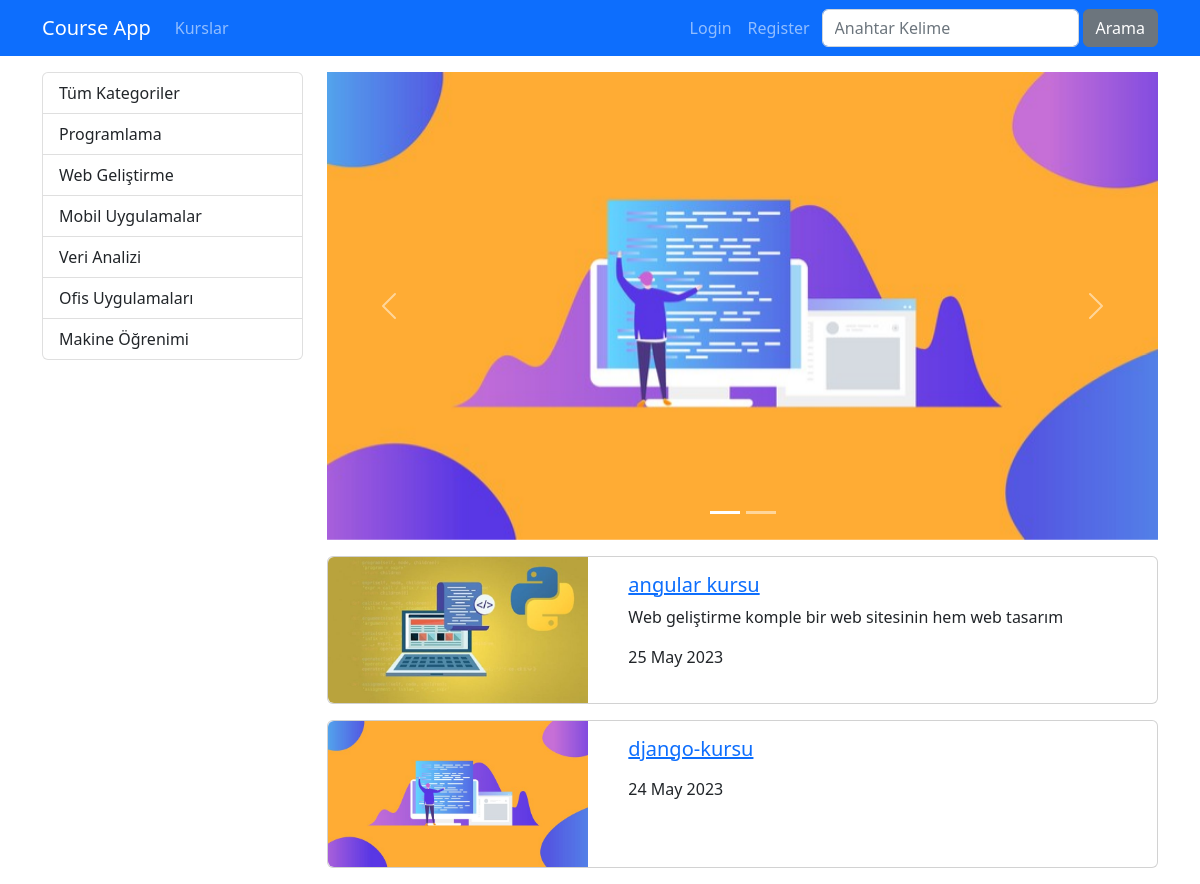
/kurslar/, run on the app's committed database.
### courses/models.py (models this page shows, shortened)
class Category(models.Model):
    name = models.CharField(max_length=40)
    slug = models.SlugField(default="",null=False,unique=True,db_index=True, max_length=50)

class Slider(models.Model):
    title = models.CharField(max_length=100)
    image = models.ImageField(upload_to="images")
    is_active = models.BooleanField(default=False)
    course = models.ForeignKey(Course, on_delete=models.SET_NULL, null=True, blank=True)

class Course(models.Model):
    title = models.CharField(max_length=50)
    subtitle = models.CharField(max_length=100, default="")
    description = RichTextField()
    image = models.ImageField(upload_to="images", default="")
    date= models.DateField(auto_now=True)
    isActive = models.BooleanField(default=False)
    isHome = models.BooleanField(default=False)
    slug = models.SlugField(default="",blank=True,null=False, unique=True, db_index=True)
    categories = models.ManyToManyField(Category)

### courses/views.py (the view)
# urls.py: path('',views.index, name="index"),
def index(request):
    kurslar = Course.objects.filter(isActive=1, isHome=1)
    kategoriler = Category.objects.all()
    sliders = Slider.objects.filter(is_active=True)
    return render(request, 'courses/index.html',{
        'categories':kategoriler,
        'courses' : kurslar,
        'sliders': sliders
    })

### courses/templates/courses/index.html (shortened to what this page needs)
{% extends 'layout.html' %}
{% load static %}
{% block css_files %}
    <link rel="stylesheet" href="{% static 'courses/css/style.css' %}">
{% endblock %}
{% block content %}
    <div class="container mt-3">
        <div class="row">
            <div class="col-3">
               {% include 'courses/partials/_categories.html' %}
            </div>
            <div class="col-9">
                {% include 'courses/partials/_slider.html' %}
                {% for course in courses %}
                    {% include 'courses/partials/_course.html' %}
                {% endfor %}
            </div>
        </div>
    </div>
{% endblock %}

### courses/templates/courses/partials/_categories.html
<div class="list-group">
    <a href="/kurslar" class="list-group-item list-group-item-action">Tüm Kategoriler</a>
    {% for category in categories %}
        <a href="{% url 'courses_by_category' category.slug %}"
        class="list-group-item list-group-item-action {% if seciliKategori == category.slug %}active{% endif %}">
        {{category.name |title}}
    </a>
    {% endfor %}
</div>

### courses/templates/courses/partials/_slider.html
{% load static %}
<div id="slider" class="carousel slide mb-3" data-bs-ride="carousel">
    <div class="carousel-indicators">
        {% for slide in sliders %}
            <button type="button" class="{% if forloop.counter0 == 0 %}active{% endif %}" data-bs-target="#slider" data-bs-slide-to="{{ forloop.counter0 }}" class="active"></button>
        {% endfor %}
    </div>
    <div class="carousel-inner">
        {% for slide in sliders %}
            <div class="carousel-item {% if forloop.counter0 == 0 %}active{% endif %}">
                <a href="{% url 'course_details' slide.course.slug %}">
                    <img src="{{ slide.image.url }}" class="d-block w-100" alt="">
                </a>
            </div>
        {% endfor %}
    </div>
    <button class="carousel-control-prev" data-bs-target="#slider" data-bs-slide="prev">
        <span class="carousel-control-prev-icon"></span>
    </button>
    <button class="carousel-control-next" data-bs-target="#slider" data-bs-slide="next">
        <span class="carousel-control-next-icon"></span>
    </button>
</div>

### courses/templates/courses/partials/_course.html
{%load static%}
<div class="card mb-3">
    <div class="row">
        <div class="col-4">
            <img class="img-fluid rounded-start" src="{{ course.image.url }}"alt="{{course.title}}">
        </div>
        <div class="col-8">
            <div class="card-body">
                <h5 class="card-title">
                    <a href="{% url 'course_details' course.slug %}">
                        {{course.title}}
                    </a>
                </h5>
                <p class="card-text">{{course.subtitle}}</p>
                <p>{{course.date|date:'SHORT_DATE_FORMAT'}}</p>
            </div>
        </div>
    </div>
</div>

### data on the page
Category: name "Programlama"
Category: name "Web Geliştirme"
Category: name "Mobil Uygulamalar"
Category: name "Veri Analizi"
Category: name "Ofis Uygulamaları"
Category: name "Makine Öğrenimi"
Slider: image (picture)
Course: image (picture), title "angular kursu", subtitle "Web geliştirme komple bir web sitesinin hem web tasarım", date "25 May 2023"
Course: image (picture), title "django-kursu", date "24 May 2023"
